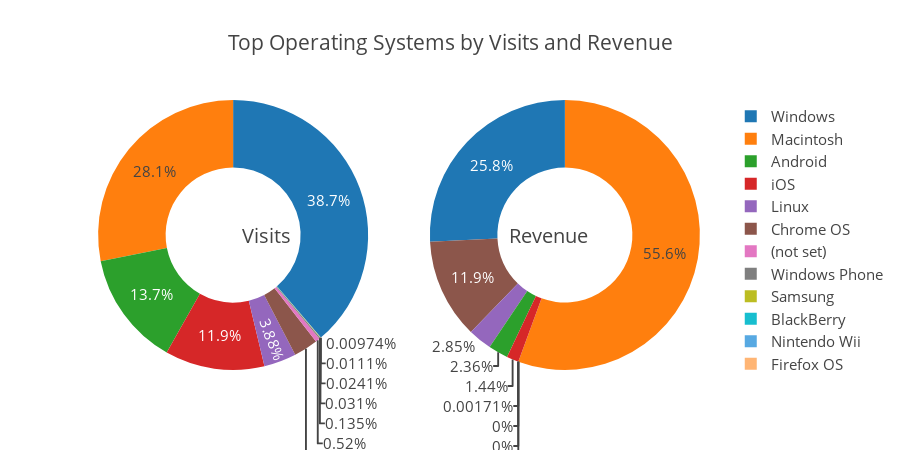

The notebook cell saved with this chart:
### Code cell
PieChart("device.operatingSystem", "Top Operating Systems by Visits and Revenue", limit=12)

### Figure 1 — Plotly figure (JSON) as saved in the notebook; plotly's stock layout.template omitted (floating-point values rounded to 4 significant figures)
{"data": [{"domain": {"x": [0, 0.48]}, "hole": 0.5, "hoverinfo": "label+percent+name", "labels": ["Windows", "Macintosh", "Android", "iOS", "Linux", "Chrome OS", "(not set)", "Windows Phone", "Samsung", "BlackBerry", "Nintendo Wii", "Firefox OS"], "marker": {"colors": [[0.1216, 0.4667, 0.7059], [1, 0.498, 0.0549], [0.1725, 0.6275, 0.1725], [0.8392, 0.1529, 0.1569], [0.5804, 0.4039, 0.7412], [0.549, 0.3373, 0.2941], [0.8902, 0.4667, 0.7608], [0.498, 0.498, 0.498], [0.7373, 0.7412, 0.1333], [0.0902, 0.7451, 0.8118]]}, "name": "% Acesses", "showlegend": true, "values": [350032, 253893, 123882, 107663, 35033, 26336, 4695, 1216, 280, 218, 100, 88], "type": "pie", "uid": "81432fd2-d691-11e8-901a-ab944de76806"}, {"domain": {"x": [0.52, 1]}, "hole": 0.5, "hoverinfo": "label+percent+name", "labels": ["Macintosh", "Windows", "Chrome OS", "Linux", "Android", "iOS", "Windows Phone", "(not set)", "BlackBerry", "Firefox OS"], "name": "% Revenue", "showlegend": false, "values": [856375790000, 397312720000, 183937750000, 43910400000, 36341280000, 22166900000, 26400000, 0, 0, 0], "type": "pie", "uid": "814331d0-d691-11e8-901a-ab944de76806"}], "layout": {"annotations": [{"font": {"size": 20}, "showarrow": false, "text": "Visits", "x": 0.25, "y": 0.5}, {"font": {"size": 20}, "showarrow": false, "text": "Revenue", "x": 0.8, "y": 0.5}], "font": {"size": 15}, "height": 450, "title": "Top Operating Systems by Visits and Revenue"}}
